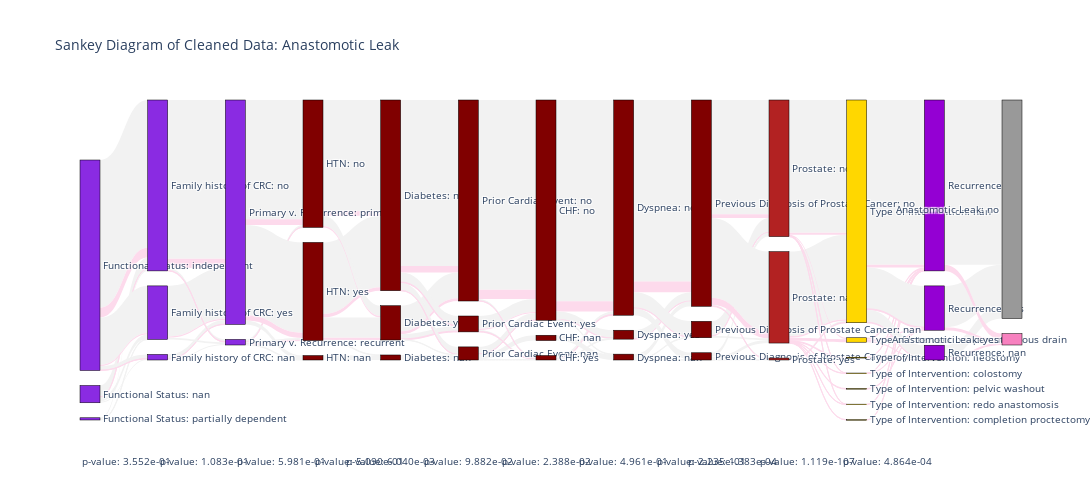

Notebook code for this chart:
### Markdown cell above
With non-encoded data:

### Code cell
# BUG: Will select ANY instance in keys that is a substring of label, not only the best possible match
# Ex) Given sparse_Prostate, will select Previous Diagnosis of Prostate Cancer as well as Prostate
plot_feats = [feat for feat in leak_mvp.columns.to_list() if any(feat in imp_feat for imp_feat in imp_feats)]
response = 'Anastomotic Leak'
# Need to append response to plot_feats so it gets plotted
plot_feats.append(response)

# Impute NaN w/ 'no' for leak_mvp to match models
plot_data = leak_mvp.copy()
plot_data['Anastomotic Leak'] = plot_data['Anastomotic Leak'].fillna('no')
sankey_from_cleaned_data(plot_data, plot_feats, response)

### Figure 1 — Plotly figure (JSON) as saved in the notebook; plotly's stock layout.template omitted (floating-point values rounded to 4 significant figures; data arrays with more than 128 entries replaced by an {"elided": "..."} marker saying what was removed)
{"data": [{"arrangement": "snap", "link": {"color": {"elided": "246 str values"}, "hovercolor": {"elided": "246 str values"}, "label": {"elided": "246 str values"}, "source": {"elided": "246 int values"}, "target": {"elided": "246 int values"}, "value": {"elided": "246 float values"}}, "node": {"color": ["BlueViolet", "BlueViolet", "BlueViolet", "BlueViolet", "BlueViolet", "BlueViolet", "BlueViolet", "BlueViolet", "Maroon", "Maroon", "Maroon", "Maroon", "Maroon", "Maroon", "Maroon", "Maroon", "Maroon", "Maroon", "Maroon", "Maroon", "Maroon", "Maroon", "Maroon", "Maroon", "Maroon", "Maroon", "FireBrick", "FireBrick", "FireBrick", "Gold", "Gold", "Gold", "Gold", "Gold", "Gold", "Gold", "DarkViolet", "DarkViolet", "DarkViolet", "rgb(153,153,153)", "rgb(247,129,191)"], "label": ["Functional Status: independent", "Functional Status: nan", "Functional Status: partially dependent", "Family history of CRC: no", "Family history of CRC: yes", "Family history of CRC: nan", "Primary v. Recurrence: primary", "Primary v. Recurrence: recurrent", "HTN: no", "HTN: yes", "HTN: nan", "Diabetes: no", "Diabetes: yes", "Diabetes: nan", "Prior Cardiac Event: no", "Prior Cardiac Event: yes", "Prior Cardiac Event: nan", "CHF: no", "CHF: nan", "CHF: yes", "Dyspnea: no", "Dyspnea: yes", "Dyspnea: nan", "Previous Diagnosis of Prostate Cancer: no", "Previous Diagnosis of Prostate Cancer: nan", "Previous Diagnosis of Prostate Cancer: yes", "Prostate: no", "Prostate: nan", "Prostate: yes", "Type of Intervention: nan", "Type of Intervention: percutaneous drain", "Type of Intervention: ileostomy", "Type of Intervention: colostomy", "Type of Intervention: pelvic washout", "Type of Intervention: redo anastomosis", "Type of Intervention: completion proctectomy", "Recurrence: no", "Recurrence: yes", "Recurrence: nan", "Anastomotic Leak: no", "Anastomotic Leak: yes"], "line": {"color": "black", "width": 0.5}, "pad": 15, "thickness": 20, "x": [0, 0, 0, 0.08333, 0.08333, 0.08333, 0.1667, 0.1667, 0.25, 0.25, 0.25, 0.3333, 0.3333, 0.3333, 0.4167, 0.4167, 0.4167, 0.5, 0.5, 0.5, 0.5833, 0.5833, 0.5833, 0.6667, 0.6667, 0.6667, 0.75, 0.75, 0.75, 0.8333, 0.8333, 0.8333, 0.8333, 0.8333, 0.8333, 0.8333, 0.9167, 0.9167, 0.9167, 1, 1], "y": [0.004848, 0.04727, 0.5424, 0.01212, 0.1406, 0.6285, 0.01212, 0.5121, 0.009697, 0.2327, 0.723, 0.01091, 0.09636, 0.5855, 0.02848, 0.09152, 0.563, 0.009697, 0.03091, 0.5212, 0.01273, 0.04485, 0.5321, 0.01576, 0.06727, 0.5515, 0.004242, 0.2073, 0.703, 0.0006061, 0.002424, 0.004848, 0.007273, 0.0103, 0.02182, 0.5158, 0.03212, 0.1606, 0.6285, 0.02485, 0.5248]}, "type": "sankey", "valueformat": ".2%"}], "layout": {"annotations": [{"showarrow": false, "text": "p-value: 3.552e-01", "x": 0, "y": 0, "yshift": -50}, {"showarrow": false, "text": "p-value: 1.083e-01", "x": 0.08333, "y": 0, "yshift": -50}, {"showarrow": false, "text": "p-value: 5.981e-01", "x": 0.1667, "y": 0, "yshift": -50}, {"showarrow": false, "text": "p-value: 5.090e-01", "x": 0.25, "y": 0, "yshift": -50}, {"showarrow": false, "text": "p-value: 6.040e-03", "x": 0.3333, "y": 0, "yshift": -50}, {"showarrow": false, "text": "p-value: 9.882e-02", "x": 0.4167, "y": 0, "yshift": -50}, {"showarrow": false, "text": "p-value: 2.388e-02", "x": 0.5, "y": 0, "yshift": -50}, {"showarrow": false, "text": "p-value: 4.961e-01", "x": 0.5833, "y": 0, "yshift": -50}, {"showarrow": false, "text": "p-value: 2.235e-01", "x": 0.6667, "y": 0, "yshift": -50}, {"showarrow": false, "text": "p-value: 1.383e-04", "x": 0.75, "y": 0, "yshift": -50}, {"showarrow": false, "text": "p-value: 1.119e-107", "x": 0.8333, "y": 0, "yshift": -50}, {"showarrow": false, "text": "p-value: 4.864e-04", "x": 0.9167, "y": 0, "yshift": -50}], "font": {"size": 10}, "height": 500, "title": {"text": "Sankey Diagram of Cleaned Data: Anastomotic Leak"}, "width": 3900}}
